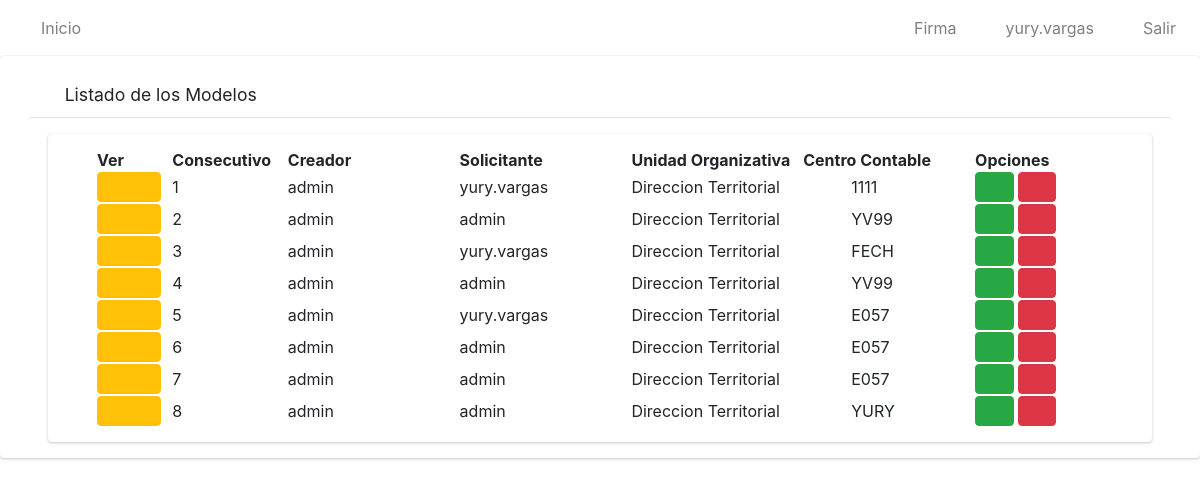
The app's page /listar_modelos/ (signed in) with its own data.
### app/models.py (models this page shows, shortened)
class Modelo(models.Model):
    nombre=models.CharField(max_length=50)
    solicitante=models.CharField(max_length=50)
    unidad_organizativa=models.CharField(max_length=100)
    c_contable=models.CharField(max_length=4)
    consec=models.IntegerField()
    solicitudes=models.ManyToManyField(Solicitud)

### app/views.py (the view)
# urls.py: path('listar_modelos/', ModeloListView.as_view(), name='listarMod'),
class ModeloListView(ListView):
    model = Modelo
    template_name = 'modelos/listar.html'
    @method_decorator(login_required)
    def dispatch(self, request, *args, **kwargs):
        return super().dispatch(request,*args,** kwargs)
    def get_context_data(self, **kwargs):
        context = super().get_context_data(**kwargs)
        lista_solicitantes=[]
        modelos=Modelo.objects.all()
        pos=0
        for i in modelos:
            lista_solicitantes.append(i.solicitudes.first().solicitante)
        context['title'] = "Listado de Solicitudes"
        context['solicitantes'] = lista_solicitantes
        return context

### app/templates/modelos/listar.html
{% extends 'base.html' %}
{% load static %}
{% block content %}
    <div class=" card card-default">
        <div class="card-header px-3 mb-3 mt-3 container">
            <h3 class="card-title">
            <i class="fas fa-search"></i>
                Listado de los Modelos
            </h3>
            </div>
        <div class="card card-body content-header mx-5 px-5">
            <table id="myTable" class="display" style="width: 100%;">
                <thead>
                    <tr>
                        <th>Ver</th>
                        <th style="width: 2cm">Consecutivo</th>
                        <th>Creador</th>
                        <th>Solicitante</th>
                        <th>Unidad Organizativa</th>
                        <th>Centro Contable</th>
                        <th style="width: 3cm">Opciones</th>
                    </tr>
                </thead>
                <tbody>
                    {% for i in object_list %}
                    <tr>
                        <td style="width: 1cm"><a href="{% url 'solicitudModel' i.id%}" type="button" class="btn btn-warning">
                    <i class="fas fa-eye" style="width: 1cm"></i>
                </a></td>
                        <td style="width: 20px;">{{i.consec}}</td>
                        <td style="width: 150px;">{{i.nombre}}</td>
                        <td style="width: 150px;">{{i.solicitante}}</td>
                        <td style="width: 150px;">{{i.unidad_organizativa}}</td>
                        <td style="width: 150px;"><div class="pl-5">{{i.c_contable}}</div></td>
                        <td>
                <a href="#" type="button" class="btn btn-success">
                    <i class="fas fa-file"></i>
                </a>
                <a href="#" type="button" class="btn btn-danger">
                    <i class="fas fa-trash-alt"></i>
                </a></td>
                    </tr>
                    {% endfor %}
                </tbody>
            </table>
        </div>
    </div>
{% endblock %}

### app/templates/base.html (shortened to what this page needs)
{% load static %}
<html>
    <head>
  <link rel="stylesheet" href="{% static 'plugins/fontawesome-free/css/all.min.css'%}">
        <link href="https://cdn.jsdelivr.net/npm/bootstrap@5.2.0/dist/css/bootstrap.min.css" rel="stylesheet">
        <link rel="stylesheet" type="text/css" href="{% static 'datatable/data_tables/datatables.min.css' %}" />
  <link rel="stylesheet" href="https://cdnjs.cloudflare.com/ajax/libs/jquery-confirm/3.3.2/jquery-confirm.min.css">
  <link rel="stylesheet" href="https://cdn.jsdelivr.net/npm/bootstrap-icons@1.7.2/font/bootstrap-icons.css">
  <link href="https://cdn.jsdelivr.net/npm/bootstrap@5.2.0-beta1/dist/css/bootstrap.min.css" rel="stylesheet"
>
<link href="https://cdn.jsdelivr.net/npm/bootstrap@5.2.0/dist/css/bootstrap.min.css" rel="stylesheet">
        <link rel="stylesheet" href="{% static 'dist/css/adminlte.min.css'%}">
    </head>
<nav class="navbar navbar-expand-md navbar-white navbar-light">
 <ul class="navbar-nav">
          <li class="nav-item">
            <a href="{% url 'solicitudes' %}" class="nav-link">
            <i class="fas fa-home"></i>
            Inicio</a>
          </li>
        </ul>
    <ul class="navbar-nav ml-auto">
      <li class="nav-item">
           <a class="nav-link" onclick="modal_firma()" role="button">
            <i class="fas fa-edit"></i> Firma
           </a>
      </li>
      <li class="nav-item">
        <a class="nav-link" href="javascript:;"role="button">
          <i class="fas fa-user"></i>  {{ user.username }}
        </a>
      </li>
      <li class="nav-item">
        <a class="nav-link" href="{% url 'logout' %}"role="button">
          <i class="fas fa-power-off"></i> Salir
        </a>
      </li>
    </ul>
  </nav>
        {%block content%}
        {% endblock %}
    </body>
</html>

### records on screen
Modelo: consec "1", nombre "admin", solicitante "yury.vargas", unidad_organizativa "Direccion Territorial", c_contable "1111"
Modelo: consec "2", nombre "admin", solicitante "admin", unidad_organizativa "Direccion Territorial", c_contable "YV99"
Modelo: consec "3", nombre "admin", solicitante "yury.vargas", unidad_organizativa "Direccion Territorial", c_contable "FECH"
Modelo: consec "4", nombre "admin", solicitante "admin", unidad_organizativa "Direccion Territorial", c_contable "YV99"
Modelo: consec "5", nombre "admin", solicitante "yury.vargas", unidad_organizativa "Direccion Territorial", c_contable "E057"
Modelo: consec "6", nombre "admin", solicitante "admin", unidad_organizativa "Direccion Territorial", c_contable "E057"
Modelo: consec "7", nombre "admin", solicitante "admin", unidad_organizativa "Direccion Territorial", c_contable "E057"
Modelo: consec "8", nombre "admin", solicitante "admin", unidad_organizativa "Direccion Territorial", c_contable "YURY"

### other values on screen
{{ user.username }} "yury.vargas"
